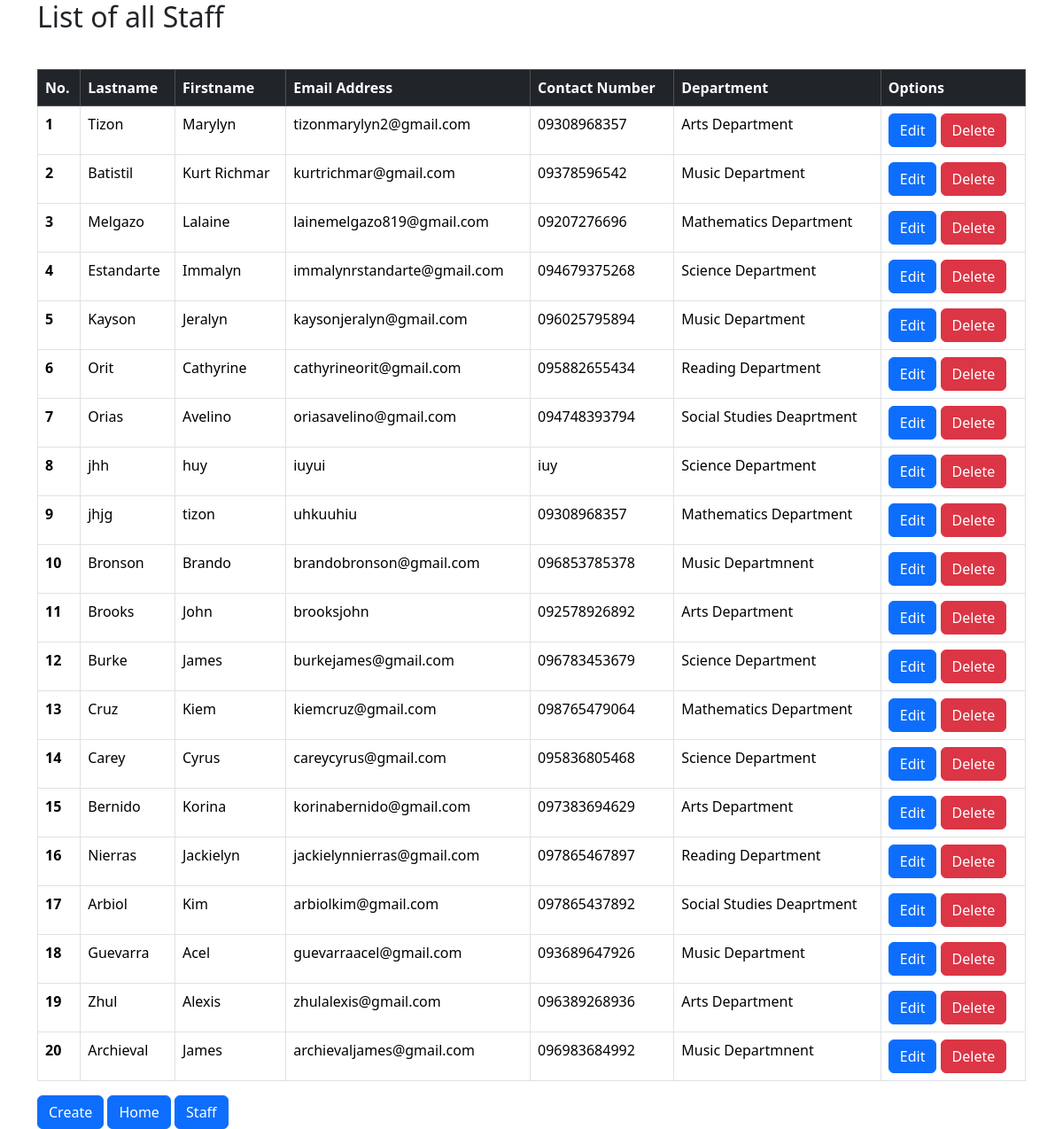
The page /Admin/sf-users/faculties.php on the database its author committed.
### tables this page shows
CREATE TABLE `faculties` (
  `id` int(20) NOT NULL,
  `lastname` varchar(50) NOT NULL,
  `name` varchar(50) NOT NULL,
  `email_add` varchar(100) NOT NULL,
  `contact_num` varchar(100) NOT NULL,
  `department` varchar(50) NOT NULL
);

### Admin/sf-users/faculties.php (the view, shortened to what this page needs)
<!DOCTYPE html>
<html lang="en">
<head>
    <link href="https://cdn.jsdelivr.net/npm/bootstrap@5.3.2/dist/css/bootstrap.min.css" rel="stylesheet">
</head>
<body>
<?php
        include("connection.php");
?>
<div class = "container">
<div class="title">
    <h2>List of all Staff</h2>
  </div>
<table class="table table-bordered table-hover " style = "margin-top: 40px; width: 100%;">
  <thead class="table-dark">
    <tr>
      <th scope="col">No.</th>
      <th scope="col">Lastname</th>
      <th scope="col">Firstname</th>
      <th scope="col">Email Address</th>
      <th scope="col">Contact Number</th>
      <th scope="col">Department</th>
      <th scope="col">Options</th>
    </tr>
  </thead>
  <tbody>
  <?php
            $sql = "SELECT * FROM faculties";
            $result = mysqli_query($conn,$sql);
            $number = 1;
            while($test = mysqli_fetch_assoc($result)){
                echo"
                <tr>
                        <th>" . $number . "</th>
                        <td>" . $test['lastname'] . "</td>
                        <td>" . $test['name'] . "</td>
                        <td>" . $test['email_add'] . "</td>
                        <td>" . $test['contact_num'] . "</td>
                        <td>" . $test['department'] . "</td>
                        <td>
                        <a href = 'edit_faculty.php'  class='btn btn-primary'>Edit</a>
                        <a href = 'delete_faculty.php?id=$test[id]' class = 'btn btn-danger'>Delete </a>
                    </td>
              </tr>
                ";
                $number++;
            }
  ?>
</tbody>
</table>
<a class="btn btn-primary" href="/Staff&Faculty/Admin/create_faculty.php" role="button">Create</a>
<a class="btn btn-primary" href="/Staff&Faculty/Admin/mainpage.php" role="button">Home</a>
<a class="btn btn-primary" href="staff.php" role="button">Staff</a>
</div>
</body>
</html>

### rows shown on the page
faculties: lastname "Tizon", name "Marylyn", email_add "tizonmarylyn2@gmail.com", contact_num "09308968357", department "Arts Department"
faculties: lastname "Batistil", name "Kurt Richmar", email_add "kurtrichmar@gmail.com", contact_num "09378596542", department "Music Department"
faculties: lastname "Melgazo", name "Lalaine", email_add "lainemelgazo819@gmail.com", contact_num "09207276696", department "Mathematics Department"
faculties: lastname "Estandarte", name "Immalyn", email_add "immalynrstandarte@gmail.com", contact_num "094679375268", department "Science Department"
faculties: lastname "Kayson", name "Jeralyn", email_add "kaysonjeralyn@gmail.com", contact_num "096025795894", department "Music Department"
faculties: lastname "Orit", name "Cathyrine", email_add "cathyrineorit@gmail.com", contact_num "095882655434", department "Reading Department"
faculties: lastname "Orias", name "Avelino", email_add "oriasavelino@gmail.com", contact_num "094748393794", department "Social Studies Deaprtment"
faculties: lastname "jhh", name "huy", email_add "iuyui", contact_num "iuy", department "Science Department"
faculties: lastname "jhjg", name "tizon", email_add "uhkuuhiu", contact_num "09308968357", department "Mathematics Department"
faculties: lastname "Bronson", name "Brando", email_add "brandobronson@gmail.com", contact_num "096853785378", department "Music Departmnent"
faculties: lastname "Brooks", name "John", email_add "brooksjohn", contact_num "092578926892", department "Arts Department"
faculties: lastname "Burke", name "James", email_add "burkejames@gmail.com", contact_num "096783453679", department "Science Department"
faculties: lastname "Cruz", name "Kiem", email_add "kiemcruz@gmail.com", contact_num "098765479064", department "Mathematics Department"
faculties: lastname "Carey", name "Cyrus", email_add "careycyrus@gmail.com", contact_num "095836805468", department "Science Department"
faculties: lastname "Bernido", name "Korina", email_add "korinabernido@gmail.com", contact_num "097383694629", department "Arts Department"
faculties: lastname "Nierras", name "Jackielyn", email_add "jackielynnierras@gmail.com", contact_num "097865467897", department "Reading Department"
faculties: lastname "Arbiol", name "Kim", email_add "arbiolkim@gmail.com", contact_num "097865437892", department "Social Studies Deaprtment"
faculties: lastname "Guevarra", name "Acel", email_add "guevarraacel@gmail.com", contact_num "093689647926", department "Music Department"
faculties: lastname "Zhul", name "Alexis", email_add "zhulalexis@gmail.com", contact_num "096389268936", department "Arts Department"
faculties: lastname "Archieval", name "James", email_add "archievaljames@gmail.com", contact_num "096983684992", department "Music Departmnent"
